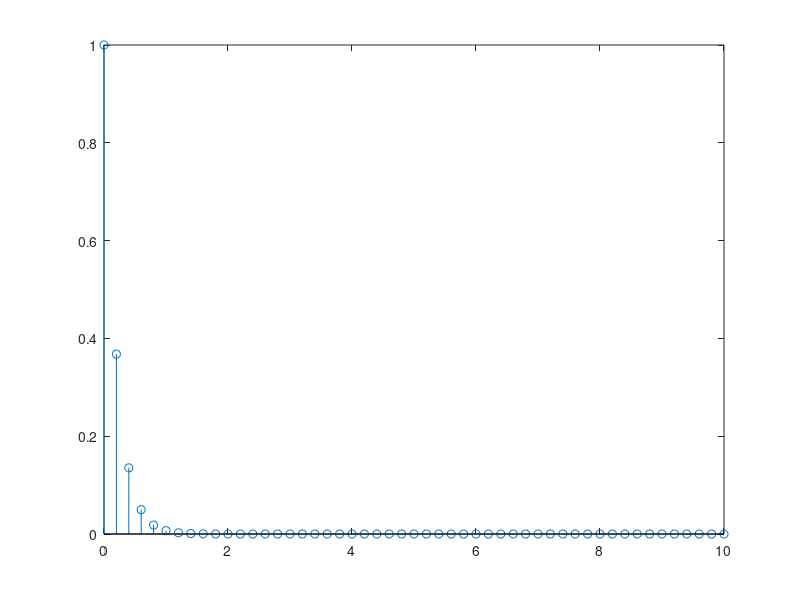
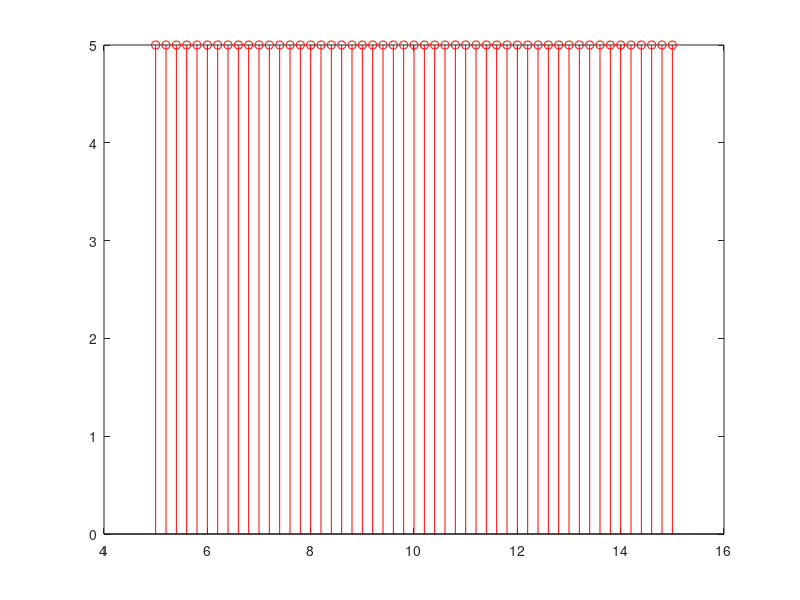

Here is the MATLAB script that generated these plots, in order:
clc
clear all
close all


t0=-5;
dt=0.01;
tf=5;

t=t0:dt:tf;

fs=input('Ingrese la frecuencia del muestreo fs: ');
A=input('Ingrese A: ');
a=input('Ingrese a: ');
b=input('Ingrese b: ');
c=input('Ingrese c: ');
d=input('Ingrese d: ');

n=0:((tf-t0)*fs);

nm=c.*((a^-1).*n+b);

for i=1:length(n)
    if n(i)>=0
        xn(i)=exp(-n(i));
    else
        xn(i)=0;
    end
end

for i=1:length(nm)
     if nm(i)<=0
        xnm(i)=exp(-n(i));
    else
        xnm(i)=0;
    end
end
stem(n/fs,xn)
figure, stem(nm/fs,A.*xnm+d,'r')